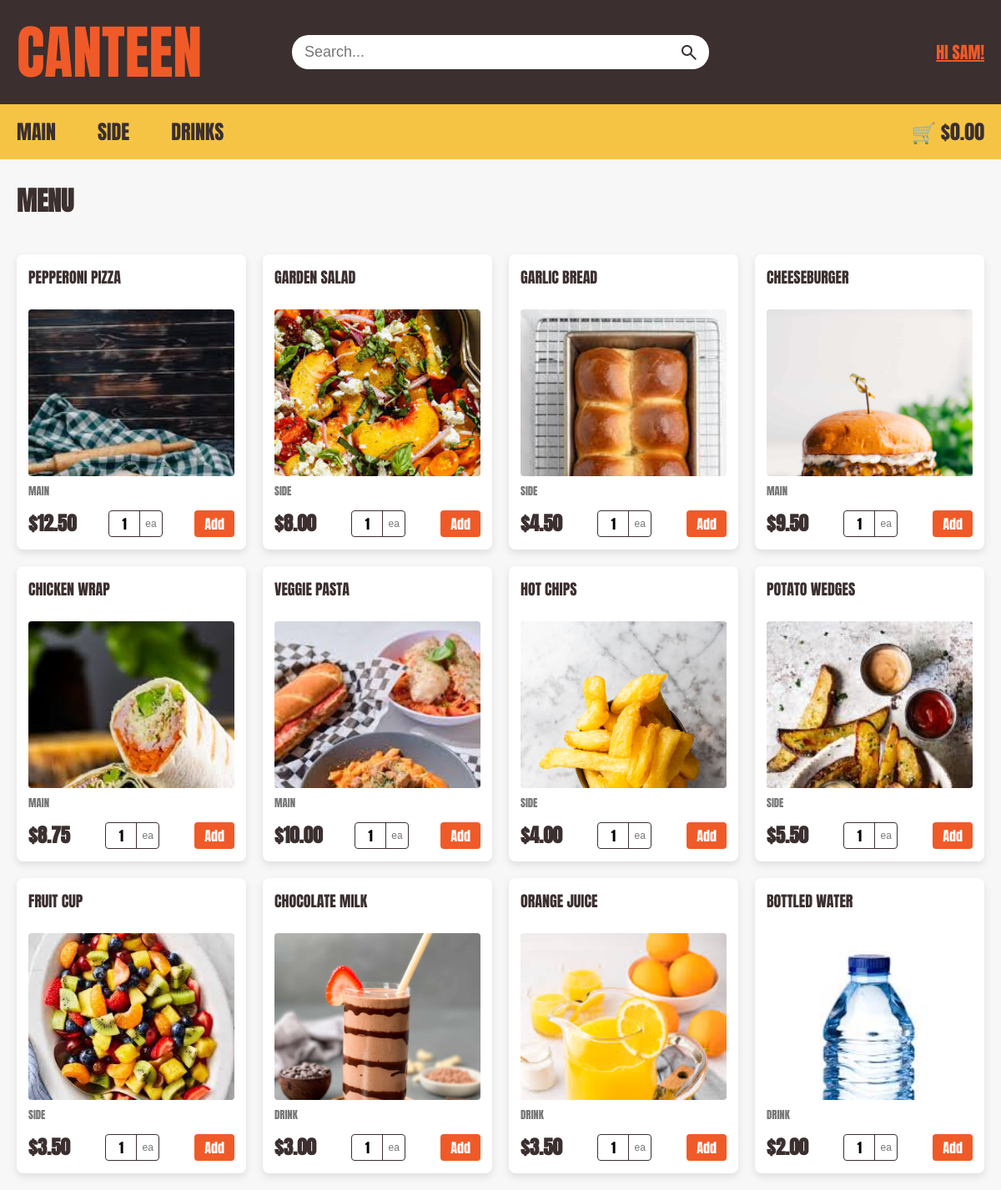
The app's page / (signed in) with its own data.
### tables this page shows
CREATE TABLE Menu (item_ID INTEGER PRIMARY KEY NOT NULL UNIQUE, item_name TEXT, item_type TEXT, is_available INTEGER, price NUMERIC (10, 2), item_photo TEXT, item_description TEXT);

### app.py (the view)
@app.route('/')
def home():
    db = get_db()
    db.row_factory = sqlite3.Row
    cursor = db.cursor()
    sql = "SELECT item_name, item_ID, item_type, price, is_available, item_photo " \
          "FROM Menu WHERE is_available = 1;"
    cursor.execute(sql)
    results = cursor.fetchall()
    cursor.close()
    return render_template("home_user.html", menu_items=results, total=get_trolley_total())

### app.py (called while the page is built)
def get_db():
    db = getattr(g, '_database', None)
    if db is None:
        db = g._database = sqlite3.connect(DATABASE)
    return db

@app.teardown_appcontext
def close_connection(exception):
    db = getattr(g, '_database', None)
    if db is not None:
        db.close()

def get_trolley_total():
    if 'user_id' not in session:
        return 0.0
    user_ID = session['user_id']
    db = get_db()
    db.row_factory = sqlite3.Row
    cursor = db.cursor()
    cursor.execute(
        """
        SELECT Menu.price, Trolley.quantity
        FROM Trolley
        JOIN Menu ON Trolley.item_ID = Menu.item_ID
        WHERE Trolley.user_ID = ?
        """,
        (user_ID,)
    )
    trolley_items = cursor.fetchall()
    cursor.close()
    return sum(item['price'] * item['quantity'] for item in trolley_items)

### templates/home_user.html (shortened to what this page needs)
<!DOCTYPE html>
<html lang="en">
<head>
  <link rel="stylesheet" href="{{ url_for('static', filename='style.css') }}">
</head>
<body>
  <header>
    <div class="top-bar">
      <div class="container top-bar-content">
        <div class="top-left"><a href="{{ url_for('home') }}">CANTEEN</a></div>
        <form class="search-container" method="GET" action="{{ url_for('search') }}">
          <input type="text" placeholder="Search..." name="query" autocomplete="off">
          <button type="submit" class="search-btn">
            <span class="material-symbols-outlined">search</span>
          </button>
        </form>
        {% if session.get('user_id') %}
          <a class ="top-right" onclick= "OpenAccountmanage();return false;" id="accountpopup" href="#" >Hi {{ session['first_name'] }}!</a>
        {% else %}
          <div class="top-right"><p><a href="{{ url_for('user_login') }}">Log in</a> / <a href="{{ url_for('signup') }}">Sign up</a></p></div>
        {% endif %}
      </div>
    </div>
    <nav class="bottom-nav">
      <div class="container nav-content">
        <div class="nav-links">
          <a href="{{ url_for('catergory', item_type='Main') }}">Main</a>
          <a href="{{ url_for('catergory', item_type='Side') }}">Side</a>
          <a href="{{ url_for('catergory', item_type='Drink') }}">Drinks</a>
        </div>
        <div class="cart">
          <a href="{{ url_for('trolley') }}" id="cart-total-link">🛒 ${{ "%.2f"|format(total) }}</a>
        </div>
      </div>
    </nav>
  </header>
  <main class="container">
    <h1>
      {% if search_query %}
          Search results for "{{ search_query }}"
            {% if not menu_items%}
              <p>No menu items found. Try searching for something else!</p>
            {% endif %}
      {% elif category_name %}
          {{ category_name }}
      {% else %}
          Menu
      {% endif %}
    </h1>
    <div class="menu-grid">
      {% for item in menu_items %}
        <div class="product-box">
          <a href="{{ url_for('item', item_ID=item.item_ID) }}" class="product-card-link">
            <h3>{{ item.item_name }}</h3>
            <div class="img-wrapper">
              <img src="{{ url_for('static', filename='images/' + item.item_photo) }}" alt="{{ item.item_name }}">
            </div>
            <p class="category">{{ item.item_type }}</p>
          </a>
          <div class="price_row">
            <span class="price">${{ "%.2f"|format(item.price) }}</span>
            {% if item.is_available %}
              <div class="qty-container">
                <input type="number"
                  id="qty-{{ item.item_ID }}"
                  class="qty-input"
                  value="1"
                  min="1"
                  max="10"
                  step="1"
                  onkeydown="return event.key !== 'e' && event.key !== 'E' && event.key !== '-' && event.key !== '+' && event.key !== '.'"
                >
                <span class="qty-unit">ea</span>
              </div>
              <button type="button"
                      data-item-id="{{ item.item_ID }}"
                      data-item-amount="qty-{{ item.item_ID }}"
                      onclick="addItemToTrolley(this.dataset.itemId, document.getElementById(this.dataset.itemAmount).value)"
                      class="add-btn">
                Add
              </button>
            {% else %}
              <span class="out-of-stock">Out of Stock</span>
            {% endif %}
          </div>
        </div>
      {% endfor %}
    </div>
  </main>
</body>
</html>

### static/style.css (style rules this page uses)
* { margin: 0; padding: 0; box-sizing: border-box; }
body { margin: 0; padding: 0; overflow-x: hidden; background-color: #f7f7f7; font-family: "Anton", sans-serif; text-transform: uppercase; }
.container { width: 100%; max-width: 1400px; margin-left: auto; margin-right: auto; padding-left: 20px; padding-right: 20px; }
.top-bar { background: #3b2f2f; width: 100%; padding: 10px 0; }
.top-bar-content { display: flex; justify-content: space-between; align-items: center; }
.top-left, .top-right { flex: 1; }
.top-left a { color: #f05a28; font-size: 70px; text-decoration: none; display: flex; }
.top-right { display: flex; justify-content: flex-end; align-items: center; color: #f05a28; font-size: 20px; }
.search-container { display: flex; align-items: center; flex-grow: 1; max-width: 500px; background: #ffffff; border-radius: 20px; overflow: hidden; margin: 0 20px; }
.search-container input { flex-grow: 1; border: none; padding: 10px 15px; outline: none; font-size: 18px; background: transparent; text-transform: none; -webkit-appearance: none; appearance: none; }
.search-btn { background: transparent; border: none; height: 100%; padding: 0 0 0 8px; display: flex; align-items: center; justify-content: center; cursor: pointer; outline: none; }
.material-symbols-outlined { margin: 0 12px 0 0; font-size: 24px !important; color: #3b2f2f; cursor: pointer; }
.bottom-nav { background-color: #f6c445; width: 100%; transition: top 0.3s; }
.nav-content { display: flex; justify-content: space-between; align-items: center; }
.nav-links { display: flex; gap: 10px; }
.nav-links a:first-child { padding-left: 0; }
.bottom-nav a { text-decoration: none; color: #3b2f2f; padding: 15px 20px; font-weight: 400; display: inline-block; font-size: 24px; }
.cart a { margin-left: auto; padding: 12px 0px 12px 20px; }
h1 { font-weight: 700; font-style: normal; text-align: left; margin: 25px 0 20px 0; color: #3b2f2f; }
.menu-grid { display: grid; grid-template-columns: repeat(auto-fill, minmax(220px, 1fr)); gap: 20px; padding: 20px 0; width: 100%; }
.product-card-link { text-decoration: none; display: flex; flex-direction: column; }
.product-box { background: #ffffff; border-radius: 8px; border: 2px solid transparent; text-align: left; transition: transform 0.2s, border-color 0.2s; box-shadow: 0px 4px 10px rgba(0, 0, 0, 0.1); width: 100%; padding: 12px; display: flex; flex-direction: column; justify-content: space-between; }
.product-card-link { text-decoration: none; display: block; width: 100%; }
.product-box h3 { color: #3b2f2f; font-weight: 400; font-size: 18px; text-align: left; margin: 0 0 8px 0; min-height: 44px; }
.img-wrapper { width: 100%; height: 200px; overflow: hidden; border-radius: 4px; margin-bottom: 8px; }
.product-box img { width: 100%; height: auto; display: block; object-fit: cover; }
.product-box .category { font-size: 0.8rem; color: #777; margin-bottom: 12px; }
.price_row { display: flex; justify-content: space-between; align-items: center; width: 100%; }
.price { color: #3b2f2f; font-weight: bold; font-size: 23px; }
.qty-container { display: inline-flex; align-items: center; border: 1.5px solid #3b2f2f; border-radius: 4px; overflow: hidden; background-color: #fff; height: 32px; }
.qty-input { width: 36px; height: 100%; border: none; text-align: center; font-family: 'Anton', sans-serif; font-size: 16px; outline: none; background: transparent; }
.qty-input[type=number] { -webkit-appearance: textfield; -moz-appearance: textfield; appearance: textfield; }
.qty-unit { padding: 0 6px; border-left: 1.5px solid #3b2f2f; color: #777; font-size: 12px; font-family: sans-serif; text-transform: lowercase; user-select: none; display: flex; align-items: center; height: 100%; }
.add-btn { background-color: #f05a28; color: white; border: none; padding: 6px 12px; height: 32px; border-radius: 4px; cursor: pointer; font-family: 'Anton', sans-serif; font-size: 16px; display: flex; align-items: center; justify-content: center; }

### records on screen
Menu: item_name "PEPPERONI PIZZA", item_photo (picture), item_type "MAIN", price "12.50"
Menu: item_name "GARDEN SALAD", item_photo (picture), item_type "SIDE", price "8.00"
Menu: item_name "GARLIC BREAD", item_photo (picture), item_type "SIDE", price "4.50"
Menu: item_name "CHEESEBURGER", item_photo (picture), item_type "MAIN", price "9.50"
Menu: item_name "CHICKEN WRAP", item_photo (picture), item_type "MAIN", price "8.75"
Menu: item_name "VEGGIE PASTA", item_photo (picture), item_type "MAIN", price "10.00"
Menu: item_name "HOT CHIPS", item_photo (picture), item_type "SIDE", price "4.00"
Menu: item_name "POTATO WEDGES", item_photo (picture), item_type "SIDE", price "5.50"
Menu: item_name "FRUIT CUP", item_photo (picture), item_type "SIDE", price "3.50"
Menu: item_name "CHOCOLATE MILK", item_photo (picture), item_type "DRINK", price "3.00"
Menu: item_name "ORANGE JUICE", item_photo (picture), item_type "DRINK", price "3.50"
Menu: item_name "BOTTLED WATER", item_photo (picture), item_type "DRINK", price "2.00"

### other values on screen
{{ session['first_name'] }} "SAM"
{{ "%.2f"|format(total) }} "0.00"
